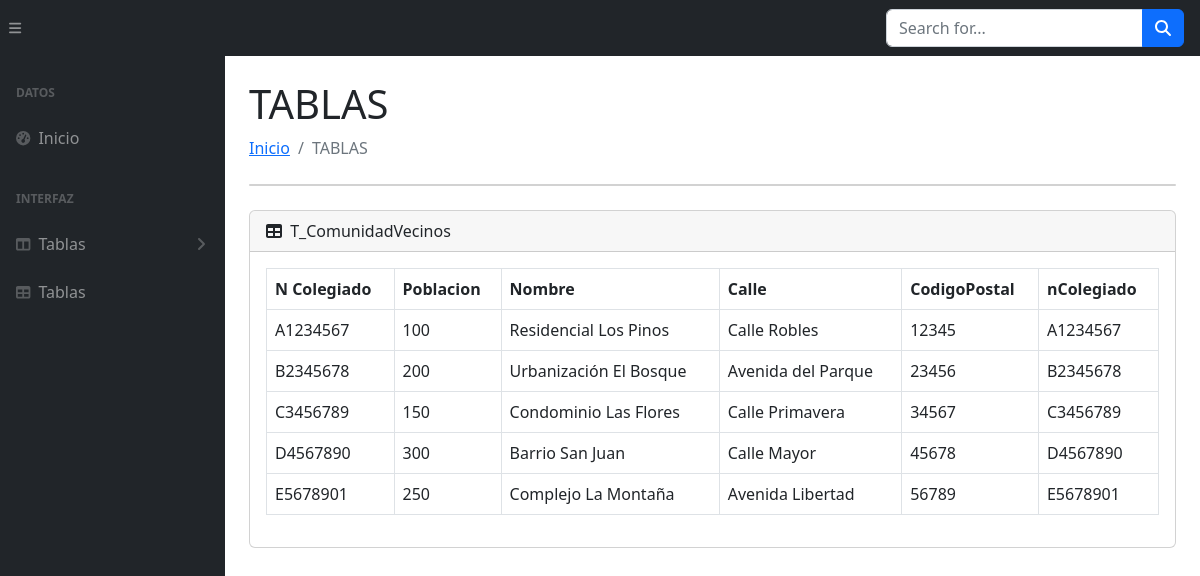
Screenshot of /T_ComunidadVecinos.php with the database file from the repository.
### tables this page shows
CREATE TABLE ComunidadVecinos (
    colegioID VARCHAR(8),
    poblacion INT,
    nombre VARCHAR(50),
    calle VARCHAR(50),
    codigoPostal VARCHAR(10),
    nColegiado VARCHAR(8),
    PRIMARY KEY (colegioID),
    FOREIGN KEY (nColegiado) REFERENCES Administrador (nColegiado)
);

### T_ComunidadVecinos.php (the view, shortened to what this page needs)
<?php
include("conexion.php");
?>
<!DOCTYPE html>
<html lang="en">
<head>
    <link href="css/styles.css" rel="stylesheet" />
    <link href="//cdn.datatables.net/2.0.8/css/dataTables.dataTables.min.css" rel="stylesheet" />
</head>
<body class="sb-nav-fixed">
    <nav class="sb-topnav navbar navbar-expand navbar-dark bg-dark">
        <button class="btn btn-link btn-sm order-1 order-lg-0 me-4 me-lg-0" id="sidebarToggle" href="#!"><i class="fas fa-bars"></i></button>
        <form class="d-none d-md-inline-block form-inline ms-auto me-0 me-md-3 my-2 my-md-0">
            <div class="input-group">
                <input class="form-control" type="text" placeholder="Search for..." aria-label="Search for..." aria-describedby="btnNavbarSearch" />
                <button class="btn btn-primary" id="btnNavbarSearch" type="button"><i class="fas fa-search"></i></button>
            </div>
        </form>
    </nav>
    <div id="layoutSidenav">
        <div id="layoutSidenav_nav">
            <nav class="sb-sidenav accordion sb-sidenav-dark" id="sidenavAccordion">
                <div class="sb-sidenav-menu">
                    <div class="nav">
                        <div class="sb-sidenav-menu-heading">Datos</div>
                        <a class="nav-link" href="index.php">
                            <div class="sb-nav-link-icon"><i class="fas fa-tachometer-alt"></i></div>
                            Inicio
                        </a>
                        <div class="sb-sidenav-menu-heading">Interfaz</div>
                        <a class="nav-link collapsed" href="#" data-bs-toggle="collapse" data-bs-target="#collapseLayouts" aria-expanded="false" aria-controls="collapseLayouts">
                            <div class="sb-nav-link-icon"><i class="fas fa-columns"></i></div>
                            Tablas
                            <div class="sb-sidenav-collapse-arrow"><i class="fas fa-angle-down"></i></div>
                        </a>
                        <a class="nav-link" href="Tablas.php">
                            <div class="sb-nav-link-icon"><i class="fas fa-table"></i></div>
                            Tablas
                        </a>
                    </div>
                </div>
            </nav>
        </div>
        <div id="layoutSidenav_content">
            <main>
                <div class="container-fluid px-4">
                    <h1 class="mt-4">TABLAS</h1>
                    <ol class="breadcrumb mb-4">
                        <li class="breadcrumb-item"><a href="index.php">Inicio</a></li>
                        <li class="breadcrumb-item active">TABLAS</li>
                    </ol>
                    <div class="card mb-4">
                    </div>
                    <div class="card mb-4">
                        <div class="card-header">
                            <i class="fas fa-table me-1"></i>
                            T_ComunidadVecinos
                        </div>
                        <div class="card-body">
                            <table class="table table-bordered" id="datatablesSimple">
                                <thead>
                                    <tr>
                                        <th scope="col">N Colegiado</th>
                                        <th scope="col">Poblacion</th>
                                        <th scope="col">Nombre</th>
                                        <th scope="col">Calle</th>
                                        <th scope="col">CodigoPostal</th>
                                        <th scope="col">nColegiado</th>
                                    </tr>
                                </thead>
                                <tbody>
                                    <?php
                                    $sql = $Conexion->query("SELECT * FROM ComunidadVecinos;");
                                    $Fila = $sql->fetch_all(MYSQLI_ASSOC);
                                    foreach ($Fila as $dato) {
                                    ?>
                                        <tr>
                                            <td><?php echo $dato['nColegiado'] ?> </td>
                                            <td><?php echo $dato['poblacion'] ?> </td>
                                            <td><?php echo $dato['nombre'] ?> </td>
                                            <td><?php echo $dato['calle'] ?> </td>
                                            <td><?php echo $dato['codigoPostal'] ?> </td>
                                            <td><?php echo $dato['nColegiado'] ?> </td>
                                        </tr>
                                    <?php
                                    }
                                    ?>
                                </tbody>
                            </table>
                        </div>
                    </div>
    </div>
</body>
</html>

### rows the page displays
comunidadvecinos: nColegiado "A1234567", poblacion "100", nombre "Residencial Los Pinos", calle "Calle Robles", codigoPostal "12345"
comunidadvecinos: nColegiado "B2345678", poblacion "200", nombre "Urbanización El Bosque", calle "Avenida del Parque", codigoPostal "23456"
comunidadvecinos: nColegiado "C3456789", poblacion "150", nombre "Condominio Las Flores", calle "Calle Primavera", codigoPostal "34567"
comunidadvecinos: nColegiado "D4567890", poblacion "300", nombre "Barrio San Juan", calle "Calle Mayor", codigoPostal "45678"
comunidadvecinos: nColegiado "E5678901", poblacion "250", nombre "Complejo La Montaña", calle "Avenida Libertad", codigoPostal "56789"
